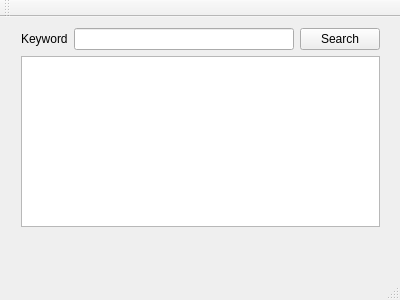
<?xml version="1.0" encoding="UTF-8"?>
<ui version="4.0">
 <class>MainLocal</class>
 <widget class="QMainWindow" name="MainLocal">
  <property name="geometry">
   <rect>
    <x>0</x>
    <y>0</y>
    <width>400</width>
    <height>300</height>
   </rect>
  </property>
  <property name="windowTitle">
   <string>MainLocal</string>
  </property>
  <widget class="QWidget" name="centralWidget">
   <widget class="QWidget" name="">
    <property name="geometry">
     <rect>
      <x>10</x>
      <y>0</y>
      <width>381</width>
      <height>221</height>
     </rect>
    </property>
    <layout class="QVBoxLayout" name="verticalLayout">
     <item>
      <layout class="QHBoxLayout" name="horizontalLayout">
       <item>
        <widget class="QLabel" name="label">
         <property name="text">
          <string>Keyword</string>
         </property>
        </widget>
       </item>
       <item>
        <widget class="QLineEdit" name="lineEdit"/>
       </item>
       <item>
        <widget class="QPushButton" name="searchButton">
         <property name="text">
          <string>Search</string>
         </property>
        </widget>
       </item>
      </layout>
     </item>
     <item>
      <widget class="QTextEdit" name="textEdit"/>
     </item>
    </layout>
   </widget>
  </widget>
  <widget class="QMenuBar" name="menuBar">
   <property name="geometry">
    <rect>
     <x>0</x>
     <y>0</y>
     <width>400</width>
     <height>22</height>
    </rect>
   </property>
  </widget>
  <widget class="QToolBar" name="mainToolBar">
   <attribute name="toolBarArea">
    <enum>TopToolBarArea</enum>
   </attribute>
   <attribute name="toolBarBreak">
    <bool>false</bool>
   </attribute>
  </widget>
  <widget class="QStatusBar" name="statusBar"/>
 </widget>
 <layoutdefault spacing="6" margin="11"/>
 <resources/>
 <connections/>
</ui>
